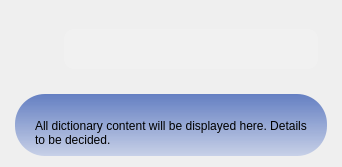
          <widget class="QWidget" name="dic_widget" native="true">
           <property name="sizePolicy">
            <sizepolicy hsizetype="Minimum" vsizetype="Preferred">
             <horstretch>0</horstretch>
             <verstretch>0</verstretch>
            </sizepolicy>
           </property>
           <property name="minimumSize">
            <size>
             <width>256</width>
             <height>0</height>
            </size>
           </property>
           <property name="styleSheet">
            <string notr="true">QWidget#dic_widget{
border-radius: 30px;
	background-color: qlineargradient(spread:pad, x1:1, y1:0, x2:1, y2:1, stop:0 rgba(100, 127, 194, 255), stop:1 rgba(123, 149, 216, 87));
}eee</string>
           </property>
           <layout class="QVBoxLayout" name="verticalLayout_12">
            <property name="spacing">
             <number>16</number>
            </property>
            <property name="leftMargin">
             <number>15</number>
            </property>
            <property name="topMargin">
             <number>20</number>
            </property>
            <property name="rightMargin">
             <number>15</number>
            </property>
            <item>
             <widget class="QWidget" name="side_bar_search_block" native="true">
              <property name="sizePolicy">
               <sizepolicy hsizetype="Minimum" vsizetype="Fixed">
                <horstretch>0</horstretch>
                <verstretch>0</verstretch>
               </sizepolicy>
              </property>
              <property name="minimumSize">
               <size>
                <width>0</width>
                <height>50</height>
               </size>
              </property>
              <layout class="QHBoxLayout" name="horizontalLayout_6" stretch="1,10">
               <property name="spacing">
                <number>10</number>
               </property>
               <item>
                <widget class="QPushButton" name="search_button">
                 <property name="sizePolicy">
                  <sizepolicy hsizetype="Preferred" vsizetype="Minimum">
                   <horstretch>0</horstretch>
                   <verstretch>0</verstretch>
                  </sizepolicy>
                 </property>
                 <property name="minimumSize">
                  <size>
                   <width>30</width>
                   <height>30</height>
                  </size>
                 </property>
                 <property name="styleSheet">
                  <string notr="true">QPushButton#search_button{
	background-color: none;
	border-radius:7px;
}

QPushButton#search_button:hover{
	background-color: none;
	border: 1.5px solid #E1EAFE;
	border-radius:7px;
}</string>
                 </property>
                 <property name="text">
                  <string/>
                 </property>
                 <property name="icon">
                  <iconset resource="resource.qrc">
                   <normaloff>:/images/pic/search.png</normaloff>:/images/pic/search.png</iconset>
                 </property>
                </widget>
               </item>
               <item>
                <widget class="QLineEdit" name="dic_input">
                 <property name="sizePolicy">
                  <sizepolicy hsizetype="Minimum" vsizetype="Fixed">
                   <horstretch>0</horstretch>
                   <verstretch>0</verstretch>
                  </sizepolicy>
                 </property>
                 <property name="minimumSize">
                  <size>
                   <width>1</width>
                   <height>40</height>
                  </size>
                 </property>
                 <property name="font">
                  <font>
                   <family>Poppins</family>
                   <pointsize>10</pointsize>
                  </font>
                 </property>
                 <property name="styleSheet">
                  <string notr="true">border-radius:10px;
background-color: rgb(241, 241, 241);
padding-left:10px;
padding-right:10px;</string>
                 </property>
                 <property name="text">
                  <string/>
                 </property>
                 <property name="clearButtonEnabled">
                  <bool>true</bool>
                 </property>
                </widget>
               </item>
              </layout>
             </widget>
            </item>
            <item>
             <widget class="QWidget" name="content_widget" native="true">
              <property name="autoFillBackground">
               <bool>false</bool>
              </property>
              <property name="styleSheet">
               <string notr="true">QWidget#content_widget{
border-radius: 30px;
	background-color: qlineargradient(spread:pad, x1:1, y1:0, x2:1, y2:1, stop:0 rgba(100, 127, 194, 255), stop:1 rgba(123, 149, 216, 87));
}</string>
              </property>
              <layout class="QVBoxLayout" name="verticalLayout_19">
               <property name="leftMargin">
                <number>20</number>
               </property>
               <property name="topMargin">
                <number>25</number>
               </property>
               <property name="rightMargin">
                <number>20</number>
               </property>
               <item>
                <widget class="QLabel" name="sidebar_space">
                 <property name="text">
                  <string>All dictionary content will be displayed here. Details to be decided. </string>
                 </property>
                 <property name="alignment">
                  <set>Qt::AlignLeading|Qt::AlignLeft|Qt::AlignTop</set>
                 </property>
                 <property name="wordWrap">
                  <bool>true</bool>
                 </property>
                </widget>
               </item>
              </layout>
             </widget>
            </item>
           </layout>
          </widget>
